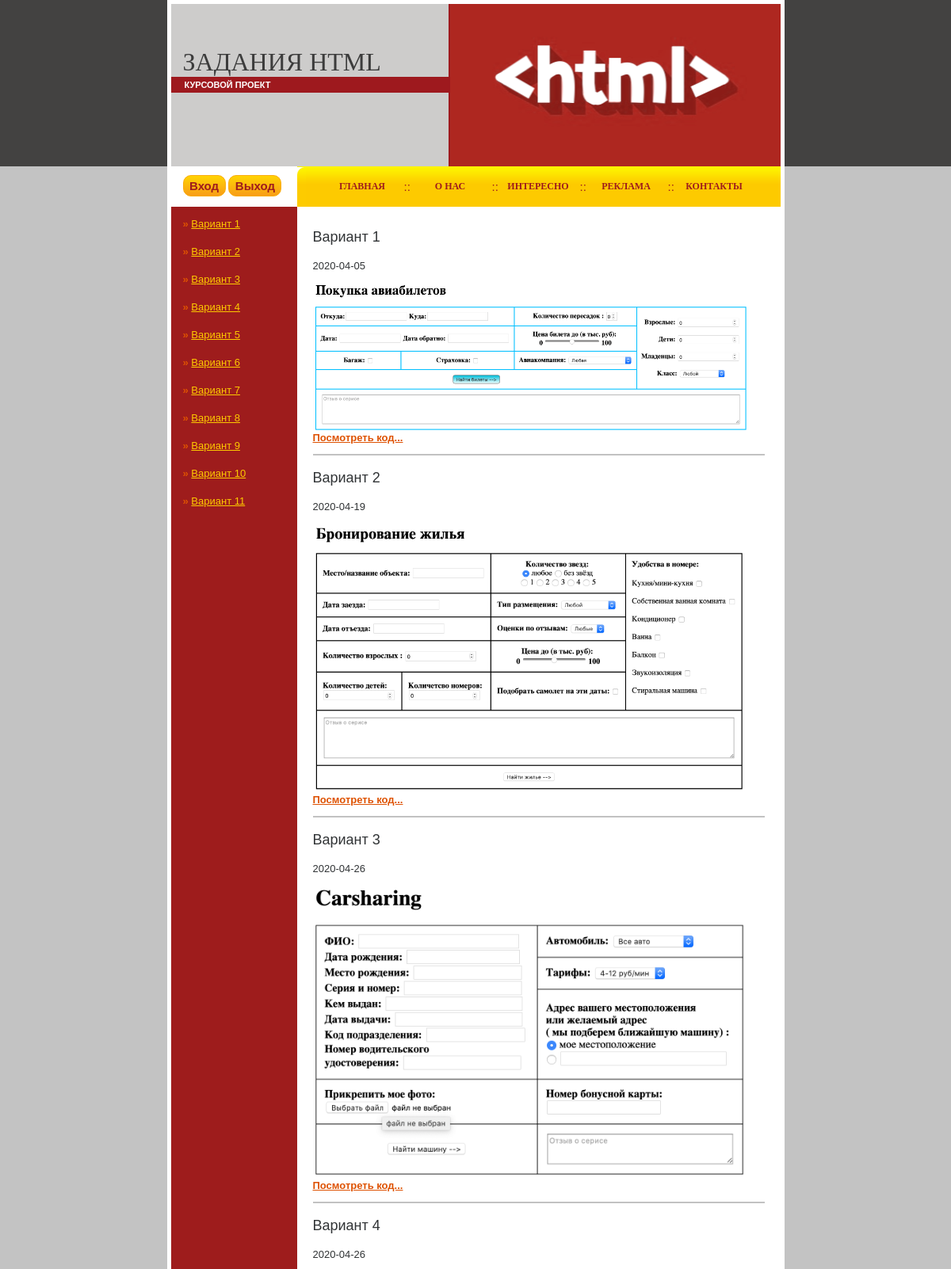
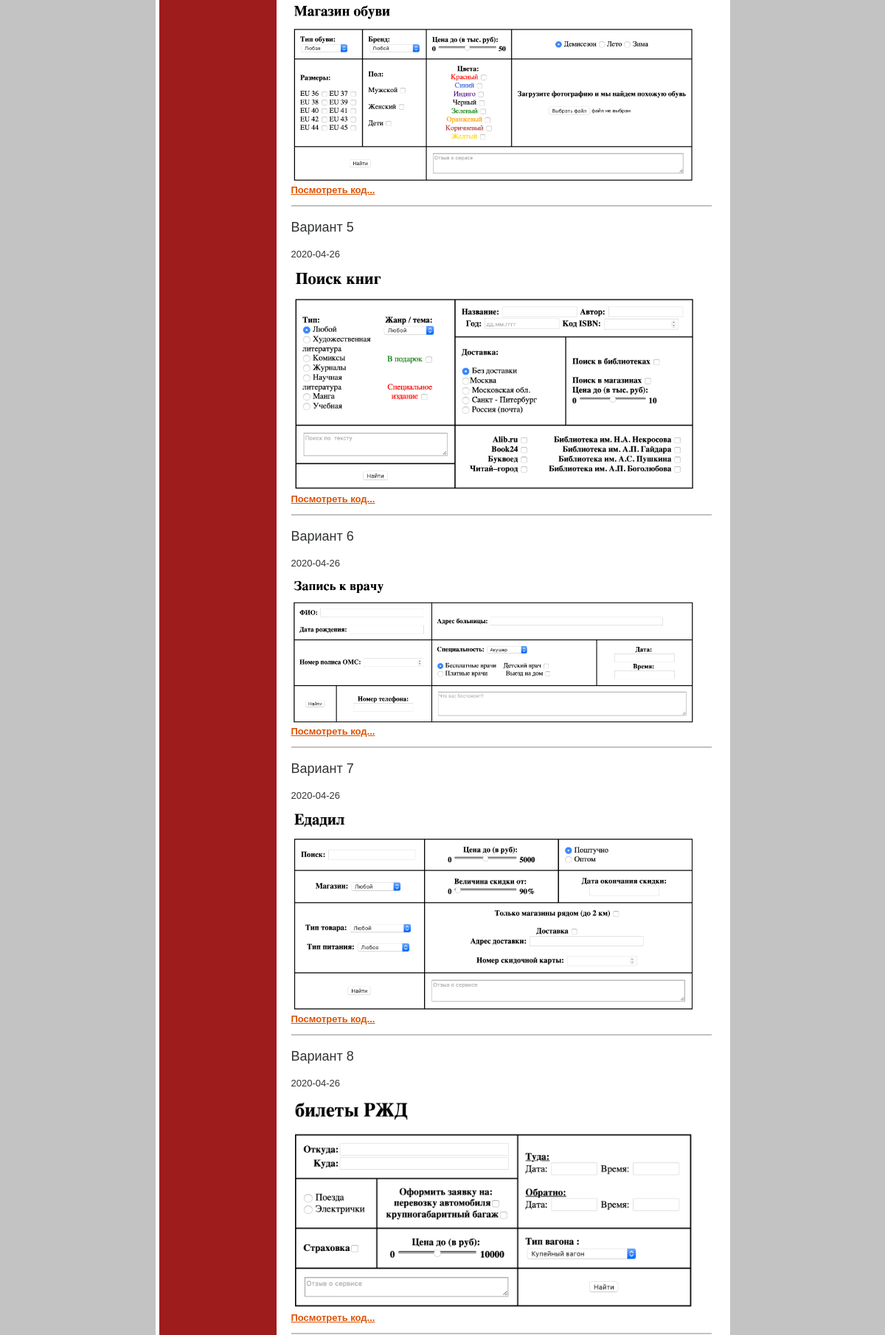
The page / (upper part) on the database its author committed (2 pictures, top to bottom).
### tables this page shows
CREATE TABLE `category` (
  `id_category` int UNSIGNED NOT NULL,
  `name_category` varchar(255) NOT NULL
);

CREATE TABLE `menu` (
  `id_menu` int UNSIGNED NOT NULL,
  `name_menu` varchar(255) NOT NULL,
  `text_menu` text NOT NULL
);

CREATE TABLE `statti` (
  `id` int UNSIGNED NOT NULL,
  `title` varchar(255) NOT NULL,
  `text` text NOT NULL,
  `date` date NOT NULL,
  `img_src` varchar(255) NOT NULL
);

### classes/main.php (the view, shortened to what this page needs)
<?php
class main extends ACore {
	public function get_content() {
		$query = "SELECT id,title,text,date,img_src FROM statti ORDER BY date asc";
		$result = mysqli_query($this->db,$query);
	echo '<div id="main">';
		for($i = 0; $i < mysqli_num_rows($result);$i++) {
			$row = mysqli_fetch_assoc($result);
			printf("<div style='margin:10px;border-bottom:2px solid #c2c2c2'>
						<p style='font-size:18px'>%s</p>
						<p>%s</p>
						<p><img style='margin-right:100px' width='550px' align='left' src='%s'></p>
						<p style='color:red'><a href='?option=view&id_text=%s'>Посмотреть код...</a></p>
					</div>
					",$row['title'],$row['date'],$row['img_src'],$row['id']);
		}
    echo '</div>
	    </div>';
	 }
}
?>

### classes/ACore.php (shortened to what this page needs)
<?php
abstract class ACore {
	protected $db;
	public function __construct() {
		$this->db = mysqli_connect(HOST,USER,PASSWORD);
	}
	protected function get_header() {
		include "header.php";
	}
	protected function get_left_bar() {
		$query = "SELECT id_category,name_category FROM category";
		$result = mysqli_query($this->db,$query);
		echo '
					<div class="quick-bg">
							<div id="spacer" style="margin-bottom:15px;">
								<div id="rc-bg"> <input class="button10" type="button" value="Вход" onClick=location.href="../minicms/?option=login">  <input class="button10" type="button" value="Выход" onClick=location.href="http://localhost/minicms/?option=main">.</div>
							</div>';
		for($i = 0;$i < mysqli_num_rows($result); $i++) {
			$row = mysqli_fetch_assoc($result);
			printf("<div class='quick-links'>
					» <a href='?option=category&id_cat=%s'>%s</a>
					</div>",$row['id_category'],$row['name_category']);
		}
		echo "</div>";
	}
	protected function get_menu() {
		$row = $this->menu_array();
		echo '<div id="mainarea">
			<div class="heading">';
		echo '<div class="toplinks" style="padding-left:30px;">
					<a href="?option=main">Главная</a></div>
				<div class="sap2">::</div>';
		$i = 1;
		foreach($row as $item) {
			printf("<div class='toplinks'><a href='?option=menu&id_menu=%s'>%s</a></div>
					",$item['id_menu'],$item['name_menu']);
				if($i != count($row)) {
					echo "<div class='sap2'>::</div>";
				}
				$i++;
		}
		echo "</div>";
	}
	protected function menu_array() {
		$query = "SELECT id_menu,name_menu FROM menu";
		$result = mysqli_query($this->db,$query);
		$row = array();
		for($i = 0;$i < mysqli_num_rows($result); $i++) {
			$row[] = mysqli_fetch_assoc($result);
		}
		return $row;
	}
	protected function get_footer() {
		$row = $this->menu_array();
		echo "<div id='bottom'>";
		foreach($row as $item) {
			printf("<div class='toplinks'><a href='?option=menu&id_menu=%s'>%s</a></div>
					",$item['id_menu'],$item['name_menu']);
		}
		echo '</div>
		            <div class="copy"><span class="style1"> Шестёркин Владимир A-08-17 (2020) </span>
		</div>
	</div>
</center></body></html>';
	}
	public function get_body() {
		$this->get_left_bar();
		$this->get_menu();
		$this->get_content();
		$this->get_footer();
	}
}
?>

### style/style.css (style rules this page uses)
body { font: normal small Arial, Helvetica, sans-serif; color: #303335; text-align:justify; font-size:13px; margin-top:0px; margin-left:0px; margin-right:0px; margin-bottom:10px; background-color:#c3c3c3; background-image:url(../images/bg2.gif); background-repeat:repeat-x; }
.sap2 { color:#9E1C1C; width:6px; text-align:center; float:left; }
.toplinks { color:#9E1C1C; text-transform:uppercase; font-family:"trebuchet ms"; width:105px; float:left; font-weight:bold; font-size:12px; text-align:center; }
.toplinks a { color:#9E1C1C; text-decoration:none; }
#mainarea { width:610px; margin-bottom:10px; background-image:url(../images/heading-bg.gif); background-repeat:repeat-x; float:left; }
.quick-bg { width:159px; text-align:left; float:left; }
.heading { height:51px; font-size:15px; color:#560001; text-align:left; line-height:51px; background-image:url(../images/rc.gif); background-repeat:no-repeat; background-position:left; }
#main { padding-top:10px; text-align:left; padding-bottom:10px; padding-left:10px; padding-right:10px; }
a { color:#DE5202; font-weight:bold; text-decoration:underline; }
.quick-links { height:35px; line-height:35px; color:#DE5202; font-weight:bold; padding-left:15px; }
.quick-links a { color:#FDCA00; font-weight:normal; text-decoration:underline; }
#rc-bg { width:144px; height:51px; line-height:51px; background-color:#ffffff; font-size:15px; color:#FFFFFF; text-align:left; text-transform:uppercase; font-family:"trebuchet ms"; font-weight:bold; padding-left:15px; }
#spacer { height:40px; line-height:40px; }
.button10 { display: inline-block; color: #9E1C1C; font-size: 100%; font-weight: 700; text-decoration: none; user-select: none; padding: .25em .5em; outline: none; border: 1px solid rgb(250,172,17); border-radius: 10px; background: rgb(255,212,3) linear-gradient(rgb(255,212,3), rgb(248,157,23)); box-shadow: inset 0 -2px 1px rgba(0,0,0,0), inset 0 1px 2px rgba(0,0,0,0), inset 0 0 0 60px rgba(255,255,0,0); transition: box-shadow .2s, border-color .2s; }

### rows shown on the page
category: name_category "Вариант 1"
category: name_category "Вариант 2"
category: name_category "Вариант 3"
category: name_category "Вариант 4"
category: name_category "Вариант 5"
category: name_category "Вариант 6"
category: name_category "Вариант 7"
category: name_category "Вариант 8"
category: name_category "Вариант 9"
category: name_category "Вариант 10"
category: name_category "Вариант 11"
menu: name_menu "О НАС"
menu: name_menu "ИНТЕРЕСНО"
menu: name_menu "РЕКЛАМА"
menu: name_menu "КОНТАКТЫ"
statti: title "Вариант 1", date "2020-04-05", img_src (picture)
statti: title "Вариант 2", date "2020-04-19", img_src (picture)
statti: title "Вариант 3", date "2020-04-26", img_src (picture)
statti: title "Вариант 4", date "2020-04-26", img_src (picture)
statti: title "Вариант 5", date "2020-04-26", img_src (picture)
statti: title "Вариант 6", date "2020-04-26", img_src (picture)
statti: title "Вариант 7", date "2020-04-26", img_src (picture)
statti: title "Вариант 8", date "2020-04-26", img_src (picture)
